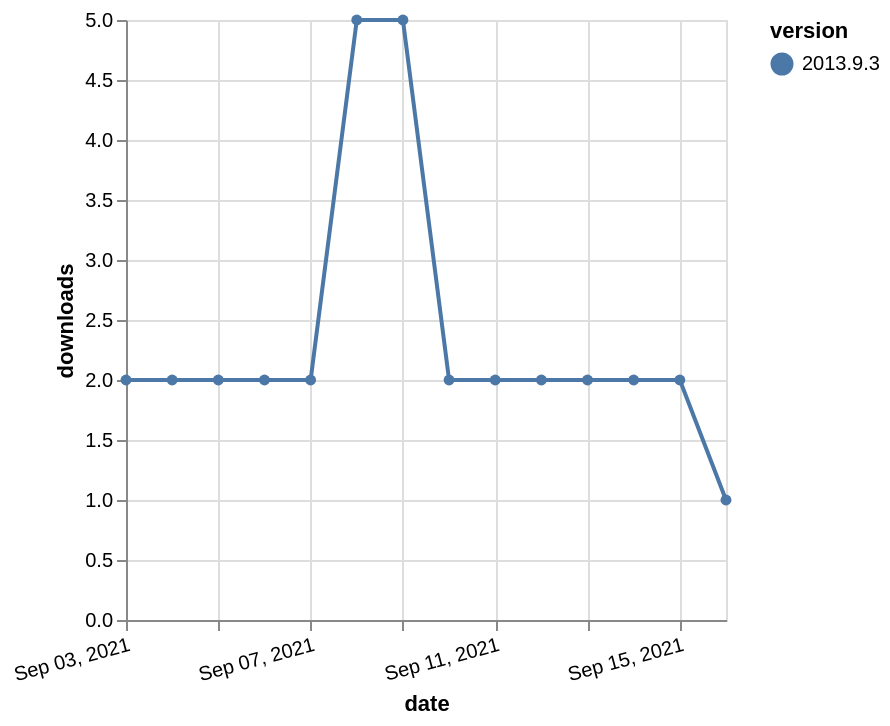

Write a Vega-Lite specification for this figure.
### Vega-Lite specification from a JSON file in a GitHub repository (floating-point values rounded to 4 significant figures)
{"$schema": "https://vega.github.io/schema/vega-lite/v5.json", "description": "A simple bar chart with embedded data.", "data": {"values": [{"date": "2021-09-03", "total": 3916, "delta": 2, "version": "2013.9.3"}, {"date": "2021-09-04", "total": 3918, "delta": 2, "version": "2013.9.3"}, {"date": "2021-09-05", "total": 3920, "delta": 2, "version": "2013.9.3"}, {"date": "2021-09-06", "total": 3922, "delta": 2, "version": "2013.9.3"}, {"date": "2021-09-07", "total": 3924, "delta": 2, "version": "2013.9.3"}, {"date": "2021-09-08", "total": 3929, "delta": 5, "version": "2013.9.3"}, {"date": "2021-09-09", "total": 3934, "delta": 5, "version": "2013.9.3"}, {"date": "2021-09-10", "total": 3936, "delta": 2, "version": "2013.9.3"}, {"date": "2021-09-11", "total": 3938, "delta": 2, "version": "2013.9.3"}, {"date": "2021-09-12", "total": 3940, "delta": 2, "version": "2013.9.3"}, {"date": "2021-09-13", "total": 3942, "delta": 2, "version": "2013.9.3"}, {"date": "2021-09-14", "total": 3944, "delta": 2, "version": "2013.9.3"}, {"date": "2021-09-15", "total": 3946, "delta": 2, "version": "2013.9.3"}, {"date": "2021-09-16", "total": 3947, "delta": 1, "version": "2013.9.3"}]}, "width": "container", "mark": {"type": "line", "point": {"filled": true}}, "encoding": {"x": {"field": "date", "type": "temporal", "timeUnit": "yearmonthdate", "title": "date", "axis": {"labelAngle": -15}}, "y": {"field": "delta", "type": "quantitative", "title": "downloads"}, "color": {"field": "version", "type": "nominal"}, "tooltip": {"field": "delta"}}}
